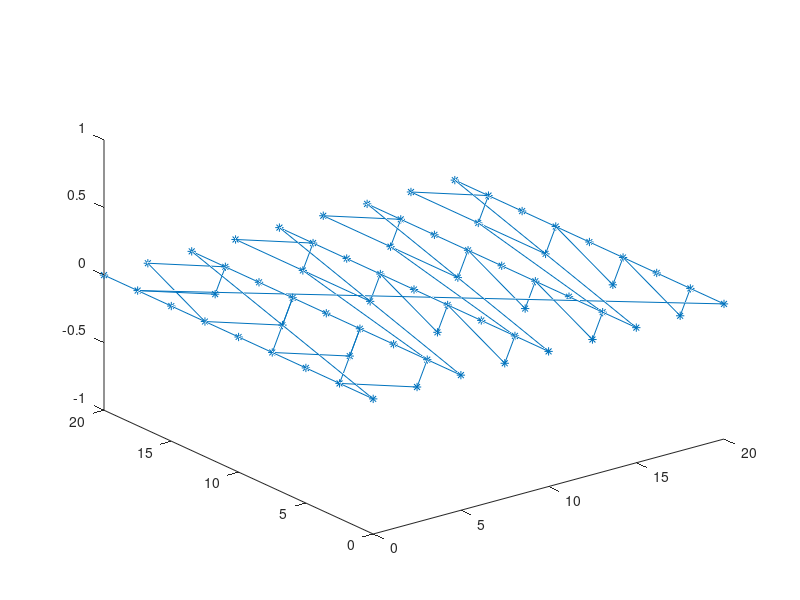

Here is the MATLAB script that generated this plot:
% read files
clear all
clc
load FEA3DS8_node.txt
a=FEA3DS8_node(:,1);
x=FEA3DS8_node(:,2);
y=FEA3DS8_node(:,3);
z=FEA3DS8_node(:,4);
%scatter3(x,y,z)
%surf(x,y,z)
% s=[x y z];
% contour(s)
plot3(x,y,z,'-*')